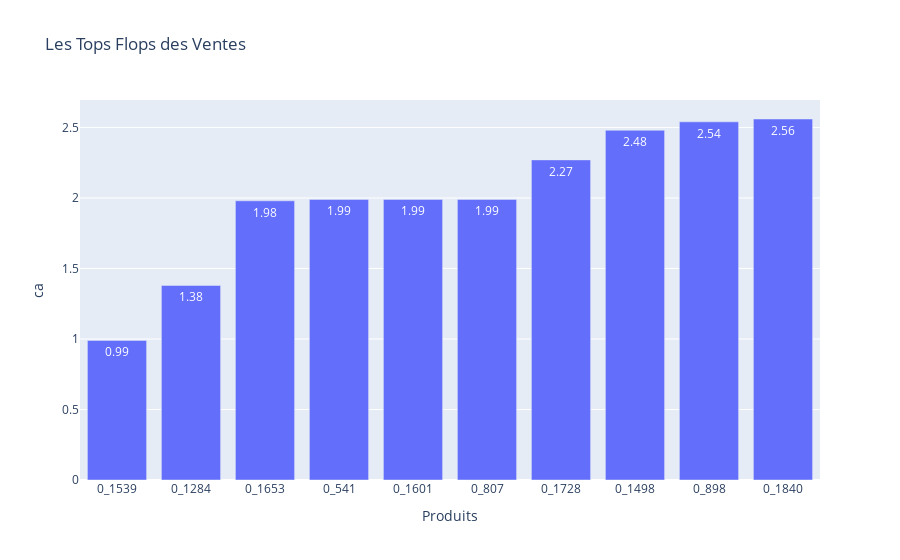

Write notebook code for a chart like this one.
### Code cell
# Création du graphique avec Plotly
fig = px.bar(
    flops_ventes,
    x='id_prod',
    y='ca',
    title='Les Tops Flops des Ventes',
    labels={'id_prod': 'Produits', 'quantite': 'Nombre de ventes'},
    text=flops_ventes['ca'],  # Affichage du CA sur les barres
)

# Amélioration de l'affichage
fig.update_traces(textposition='auto')
fig.update_layout(xaxis={'categoryorder':'total ascending'})  # Assure l'ordre croissant des ventes

# Affichage du graphique
fig.show()

### Figure 1 — Plotly figure (JSON) as saved in the notebook; plotly's stock layout.template omitted (floating-point values rounded to 4 significant figures)
{"data": [{"alignmentgroup": "True", "hovertemplate": "Produits=%{x}<br>ca=%{text}<extra></extra>", "legendgroup": "", "marker": {"color": "#636efa", "pattern": {"shape": ""}}, "name": "", "offsetgroup": "", "orientation": "v", "showlegend": false, "text": [0.99, 1.38, 1.98, 1.99, 1.99, 1.99, 2.27, 2.48, 2.54, 2.56], "textposition": "auto", "type": "bar", "x": ["0_1539", "0_1284", "0_1653", "0_541", "0_1601", "0_807", "0_1728", "0_1498", "0_898", "0_1840"], "xaxis": "x", "y": [0.99, 1.38, 1.98, 1.99, 1.99, 1.99, 2.27, 2.48, 2.54, 2.56], "yaxis": "y"}], "layout": {"autosize": true, "barmode": "relative", "legend": {"tracegroupgap": 0}, "title": {"text": "Les Tops Flops des Ventes"}, "xaxis": {"anchor": "y", "autorange": true, "categoryorder": "total ascending", "domain": [0, 1], "range": [-0.5, 9.5], "title": {"text": "Produits"}, "type": "category"}, "yaxis": {"anchor": "x", "autorange": true, "domain": [0, 1], "range": [0, 2.695], "title": {"text": "ca"}, "type": "linear"}}}
